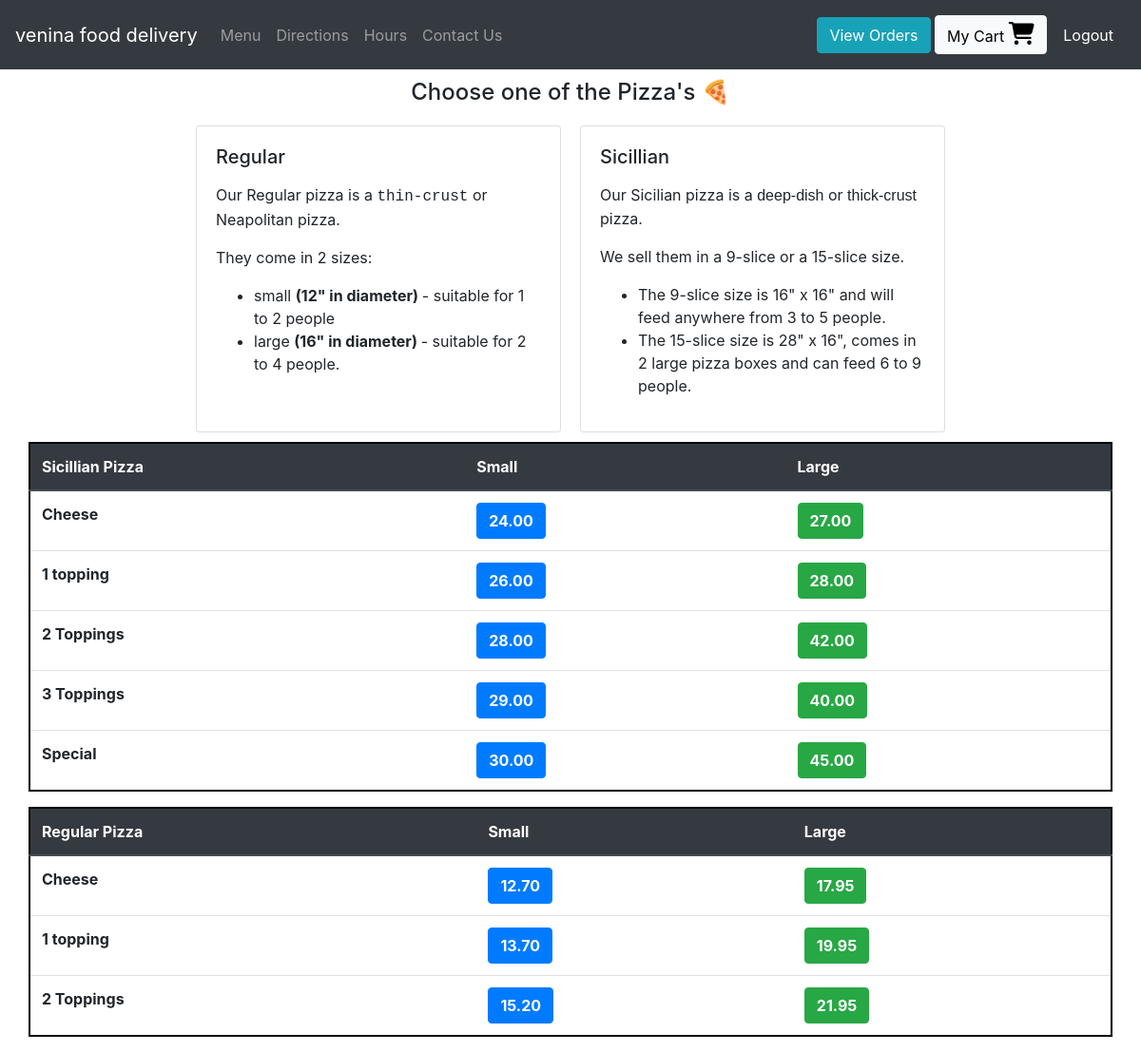
The app's page /Pizza (signed in) with its own data.
### orders/models.py (models this page shows, shortened)
class RegularPizza(models.Model):
    pizza_choice = models.CharField(max_length=200)
    small_price = models.DecimalField(max_digits=6, decimal_places=2)
    large_price = models.DecimalField(max_digits=6, decimal_places=2)
    category_description = models.TextField() #make this the wysiwyg text field

class SicilianPizza(models.Model):
    pizza_choice = models.CharField(max_length=200)
    small_price = models.DecimalField(max_digits=6, decimal_places=2)
    large_price = models.DecimalField(max_digits=6, decimal_places=2)
    category_description = models.TextField() #make this the wysiwyg text field

### orders/views.py (the view)
# urls.py: path("Pizza", views.pizza, name="pizza"),
def pizza(request):
    if request.user.is_authenticated:
        return render(request, "orders/pizza.html", context = {"regular_pizza":RegularPizza.objects.all, "sicillian_pizza":SicilianPizza.objects.all , "toppings":Toppings.objects.all, "number_of_toppings":[1,2,3]})
    else:
        return redirect("orders:login")

### orders/models.py (called while the page is built)
    def __str__(self):
        return f"{self.topping_name}"

### orders/templates/orders/pizza.html (shortened to what this page needs)
{% extends 'orders/header.html' %}
{% block content %}
    <div class="container">
      <h4 style="margin:10px; text-align:center;"> Choose one of the Pizza's &#x1f355 </h4>
      <div class="row justify-content-center">
            <div class="card" id="regular_pizza_card" style="width: 24rem; margin:10px;">
              <div class="card-body">
                <h5 class="card-title" >Regular </h5>
                {% for pizza in regular_pizza %}
                  {% if pizza.category_description != "default" %}
                    <p class="card-text">{{ pizza.category_description | safe}}</p>
                  {% endif %}
                {% endfor %}
              </div>
            </div>
            <div class="card" id="sicillian_pizza_card" style="width: 24rem; margin:10px;">
              <div class="card-body">
                <h5 class="card-title">Sicillian </h5>
                {% for pizza in sicillian_pizza %}
                  {% if pizza.category_description != "default" %}
                    <p class="card-text">{{ pizza.category_description | safe }}</p>
                  {% endif %}
                {% endfor %}
              </div>
            </div>
      </div>
      <div class="row" >
        <table class="table" id="sicillian_pizza_table" style="border: 2px solid black">
          <thead class="thead-dark">
            <tr>
              <th scope="col">Sicillian Pizza</th>
              <th scope="col">Small</th>
              <th scope="col">Large</th>
            </tr>
          </thead>
          <tbody>
            {% for pizza in sicillian_pizza %}
              <tr>
                <th>{{pizza.pizza_choice}}</th>
                {% if forloop.counter0 in number_of_toppings %}
                  <td><button type="button" class="btn btn-primary add_to_cart"  onclick="pizza_toppings({{forloop.counter0}}, 'Small Sicillian', {{pizza.small_price}})"><strong>{{pizza.small_price}}</strong></button></td>
                  <td><button type="button" class="btn btn-success add_to_cart"  onclick="pizza_toppings({{forloop.counter0}}, 'Large Sicillian', {{pizza.large_price}})"><strong>{{pizza.large_price}}</strong></button></td>
                {% else %}
                  <td><button type="button" class="btn btn-primary add_to_cart"  onclick="add_to_cart({item_description: 'Small Sicillian Pizza - {{pizza.pizza_choice}}' , price: {{pizza.small_price}} })"><strong>{{pizza.small_price}}</strong></button></td>
                  <td><button type="button" class="btn btn-success add_to_cart"  onclick="add_to_cart({item_description: 'Large Sicillian Pizza - {{pizza.pizza_choice}}' , price: {{pizza.large_price}} })"><strong>{{pizza.large_price}}</strong></button></td>
                {% endif %}
              </tr>
            {% endfor %}
          </tbody>
        </table>
        <table class="table" id="regular_pizza_table" style="border: 2px solid black">
          <thead class="thead-dark">
            <tr>
              <th scope="col">Regular Pizza</th>
              <th scope="col">Small</th>
              <th scope="col">Large</th>
            </tr>
          </thead>
          <tbody>
            {% for pizza in regular_pizza %}
              <tr>
                <th>{{pizza.pizza_choice}}</th>
                {% if forloop.counter0 in number_of_toppings %}
                  <td><button type="button" class="btn btn-primary add_to_cart"  onclick="pizza_toppings({{forloop.counter0}}, 'Small Regular', {{pizza.small_price}})"><strong>{{pizza.small_price}}</strong></button></td>
                  <td><button type="button" class="btn btn-success add_to_cart"  onclick="pizza_toppings({{forloop.counter0}}, 'Large Regular', {{pizza.large_price}})"><strong>{{pizza.large_price}}</strong></button></td>
                {% else %}
                  <td><button type="button" class="btn btn-primary add_to_cart"  onclick="add_to_cart({item_description: 'Small Regular Pizza - {{pizza.pizza_choice}}' , price: {{pizza.small_price}} })"><strong>{{pizza.small_price}}</strong></button></td>
                  <td><button type="button" class="btn btn-success add_to_cart"  onclick="add_to_cart({item_description: 'Large Regular Pizza - {{pizza.pizza_choice}}' , price: {{pizza.large_price}} })"><strong>{{pizza.large_price}}</strong></button></td>
                {% endif %}
              </tr>
            {% endfor %}
          </tbody>
        </table>
      </div>
    </div>
{% endblock %}

### orders/templates/orders/header.html (shortened to what this page needs)
<!DOCTYPE html>
<html lang="en">
  <head>
    <link
      rel="stylesheet"
      href="https://stackpath.bootstrapcdn.com/bootstrap/4.3.1/css/bootstrap.min.css"
    />
    <link
      rel="stylesheet"
      href="https://cdnjs.cloudflare.com/ajax/libs/font-awesome/4.7.0/css/font-awesome.min.css"
    />
    <link
      href="https://cdnjs.cloudflare.com/ajax/libs/toastr.js/latest/toastr.min.css"
      rel="stylesheet"
    />
    {% load static %}
    <link rel="stylesheet" href="{% static 'orders/main.js' %}" />
  </head>
  <body>
    <nav class="navbar navbar-expand-lg navbar-dark bg-dark">
      <a class="navbar-brand" href="#">venina food delivery</a>
      <div class="collapse navbar-collapse" id="navbarText">
        {% if user.is_authenticated %}
        <ul class="navbar-nav mr-auto">
          <li class="nav-item">
            <a class="nav-link" href="/">Menu</a>
          </li>
          <li class="nav-item">
            <a class="nav-link" href="/directions">Directions</a>
          </li>
          <li class="nav-item">
            <a class="nav-link" href="/hours">Hours</a>
          </li>
          <li class="nav-item">
            <a class="nav-link" href="/contact">Contact Us</a>
          </li>
        </ul>
        <span class="navbar-text">
          <a href="/view-orders" class="btn btn-info">View Orders</a>
          <a
            href="/cart"
            id="cart_button"
            class="btn btn-light"
            style="color: black"
            >My Cart <i class="fa fa-shopping-cart" style="font-size: 24px"></i
          ></a>
          <a
            class="btn btn-dark"
            href="https://veninafooddelivery.netlify.app/"
          >
            Logout
          </a>
        </span>
        {% endif %}
      </div>
    </nav>
    {% block content %} {% endblock %}
  </body>
</html>

### records on screen
RegularPizza: category_description "Our Regular pizza is a thin-crust or Neapolitan pizza. They come in 2 sizes: small (12\" in diameter) - suitable for 1 to 2 people large (16\" in diameter) - suitable for 2 to 4 people.", pizza_choice "Cheese", small_price "12.70", large_price "17.95"
SicilianPizza: category_description "Our Sicilian pizza is a deep-dish or thick-crust pizza. We sell them in a 9-slice or a 15-slice size. The 9-slice size is 16\" x 16\" and will feed anywhere from 3 to 5 people. The 15-slice size is 28\" x 16\", comes in 2 large pizza boxes and can feed 6 to 9 people.", pizza_choice "Cheese", small_price "24.00", large_price "27.00"
SicilianPizza: pizza_choice "1 topping", small_price "26.00", large_price "28.00"
SicilianPizza: pizza_choice "2 Toppings", small_price "28.00", large_price "42.00"
SicilianPizza: pizza_choice "3 Toppings", small_price "29.00", large_price "40.00"
SicilianPizza: pizza_choice "Special", small_price "30.00", large_price "45.00"
RegularPizza: pizza_choice "1 topping", small_price "13.70", large_price "19.95"
RegularPizza: pizza_choice "2 Toppings", small_price "15.20", large_price "21.95"
